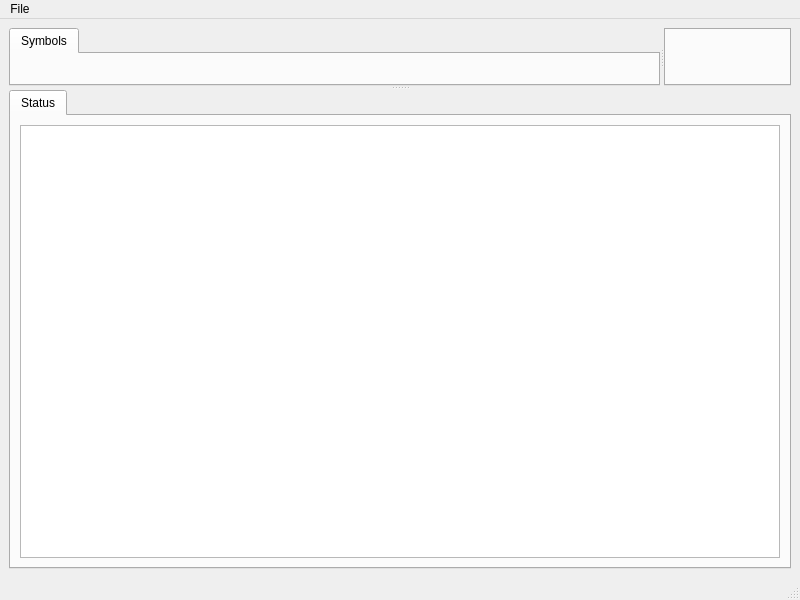
<?xml version="1.0" encoding="UTF-8"?>
<ui version="4.0">
 <class>MainWindow</class>
 <widget class="QMainWindow" name="MainWindow">
  <property name="geometry">
   <rect>
    <x>0</x>
    <y>0</y>
    <width>800</width>
    <height>600</height>
   </rect>
  </property>
  <property name="windowTitle">
   <string>Cutrepad</string>
  </property>
  <widget class="QWidget" name="centralwidget">
   <layout class="QVBoxLayout" name="verticalLayout">
    <item>
     <widget class="QSplitter" name="splitHorizontal">
      <property name="orientation">
       <enum>Qt::Orientation::Vertical</enum>
      </property>
      <widget class="QSplitter" name="splitVertical">
       <property name="orientation">
        <enum>Qt::Orientation::Horizontal</enum>
       </property>
       <widget class="QTabWidget" name="tabAux">
        <widget class="QWidget" name="tabSymbols">
         <attribute name="title">
          <string>Symbols</string>
         </attribute>
        </widget>
       </widget>
       <widget class="QTabWidget" name="tabCode"/>
      </widget>
      <widget class="QTabWidget" name="tabConsole">
       <widget class="QWidget" name="tabStatus">
        <attribute name="title">
         <string>Status</string>
        </attribute>
        <layout class="QHBoxLayout" name="horizontalLayout">
         <item>
          <widget class="QPlainTextEdit" name="txtStatus">
           <property name="readOnly">
            <bool>true</bool>
           </property>
          </widget>
         </item>
        </layout>
       </widget>
      </widget>
     </widget>
    </item>
   </layout>
  </widget>
  <widget class="QMenuBar" name="menubar">
   <property name="geometry">
    <rect>
     <x>0</x>
     <y>0</y>
     <width>800</width>
     <height>23</height>
    </rect>
   </property>
   <widget class="QMenu" name="menuFile">
    <property name="title">
     <string>File</string>
    </property>
    <addaction name="actionNew"/>
    <addaction name="actionOpen"/>
   </widget>
   <addaction name="menuFile"/>
  </widget>
  <widget class="QStatusBar" name="statusbar"/>
  <action name="actionNew">
   <property name="text">
    <string>New</string>
   </property>
  </action>
  <action name="actionOpen">
   <property name="text">
    <string>Open ...</string>
   </property>
  </action>
 </widget>
 <resources/>
 <connections/>
</ui>
